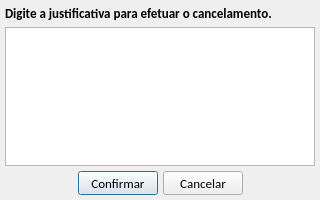
<?xml version="1.0" encoding="UTF-8"?>
<ui version="4.0">
 <class>tela_justificativa_cancelamento</class>
 <widget class="QDialog" name="tela_justificativa_cancelamento">
  <property name="geometry">
   <rect>
    <x>0</x>
    <y>0</y>
    <width>320</width>
    <height>200</height>
   </rect>
  </property>
  <property name="minimumSize">
   <size>
    <width>320</width>
    <height>200</height>
   </size>
  </property>
  <property name="maximumSize">
   <size>
    <width>320</width>
    <height>200</height>
   </size>
  </property>
  <property name="font">
   <font>
    <family>Calibri</family>
    <pointsize>10</pointsize>
   </font>
  </property>
  <property name="windowTitle">
   <string>Justificativa</string>
  </property>
  <layout class="QVBoxLayout" name="verticalLayout">
   <property name="spacing">
    <number>5</number>
   </property>
   <property name="margin">
    <number>5</number>
   </property>
   <item>
    <widget class="QLabel" name="label">
     <property name="font">
      <font>
       <family>Calibri</family>
       <pointsize>10</pointsize>
       <weight>75</weight>
       <bold>true</bold>
      </font>
     </property>
     <property name="text">
      <string>Digite a justificativa para efetuar o cancelamento.</string>
     </property>
    </widget>
   </item>
   <item>
    <widget class="QTextEdit" name="te_justificativa">
     <property name="overwriteMode">
      <bool>false</bool>
     </property>
    </widget>
   </item>
   <item>
    <layout class="QHBoxLayout" name="horizontalLayout">
     <property name="spacing">
      <number>5</number>
     </property>
     <item>
      <spacer name="horizontalSpacer_2">
       <property name="orientation">
        <enum>Qt::Horizontal</enum>
       </property>
       <property name="sizeHint" stdset="0">
        <size>
         <width>40</width>
         <height>20</height>
        </size>
       </property>
      </spacer>
     </item>
     <item>
      <widget class="QPushButton" name="btn_confirmar">
       <property name="minimumSize">
        <size>
         <width>0</width>
         <height>24</height>
        </size>
       </property>
       <property name="maximumSize">
        <size>
         <width>90</width>
         <height>24</height>
        </size>
       </property>
       <property name="font">
        <font>
         <family>Calibri</family>
         <pointsize>10</pointsize>
        </font>
       </property>
       <property name="text">
        <string>Confirmar</string>
       </property>
       <property name="icon">
        <iconset resource="imagens.qrc">
         <normaloff>:/img/img/1345902916_camera_test.png</normaloff>:/img/img/1345902916_camera_test.png</iconset>
       </property>
       <property name="iconSize">
        <size>
         <width>20</width>
         <height>20</height>
        </size>
       </property>
      </widget>
     </item>
     <item>
      <widget class="QPushButton" name="btn_cancelar">
       <property name="minimumSize">
        <size>
         <width>0</width>
         <height>24</height>
        </size>
       </property>
       <property name="maximumSize">
        <size>
         <width>90</width>
         <height>24</height>
        </size>
       </property>
       <property name="font">
        <font>
         <family>Calibri</family>
         <pointsize>10</pointsize>
        </font>
       </property>
       <property name="text">
        <string>Cancelar</string>
       </property>
       <property name="icon">
        <iconset resource="imagens.qrc">
         <normaloff>:/img/img/1345902747_button_cancel.png</normaloff>:/img/img/1345902747_button_cancel.png</iconset>
       </property>
       <property name="iconSize">
        <size>
         <width>18</width>
         <height>18</height>
        </size>
       </property>
      </widget>
     </item>
     <item>
      <spacer name="horizontalSpacer">
       <property name="orientation">
        <enum>Qt::Horizontal</enum>
       </property>
       <property name="sizeHint" stdset="0">
        <size>
         <width>40</width>
         <height>20</height>
        </size>
       </property>
      </spacer>
     </item>
    </layout>
   </item>
  </layout>
 </widget>
 <resources>
  <include location="imagens.qrc"/>
 </resources>
 <connections/>
</ui>
